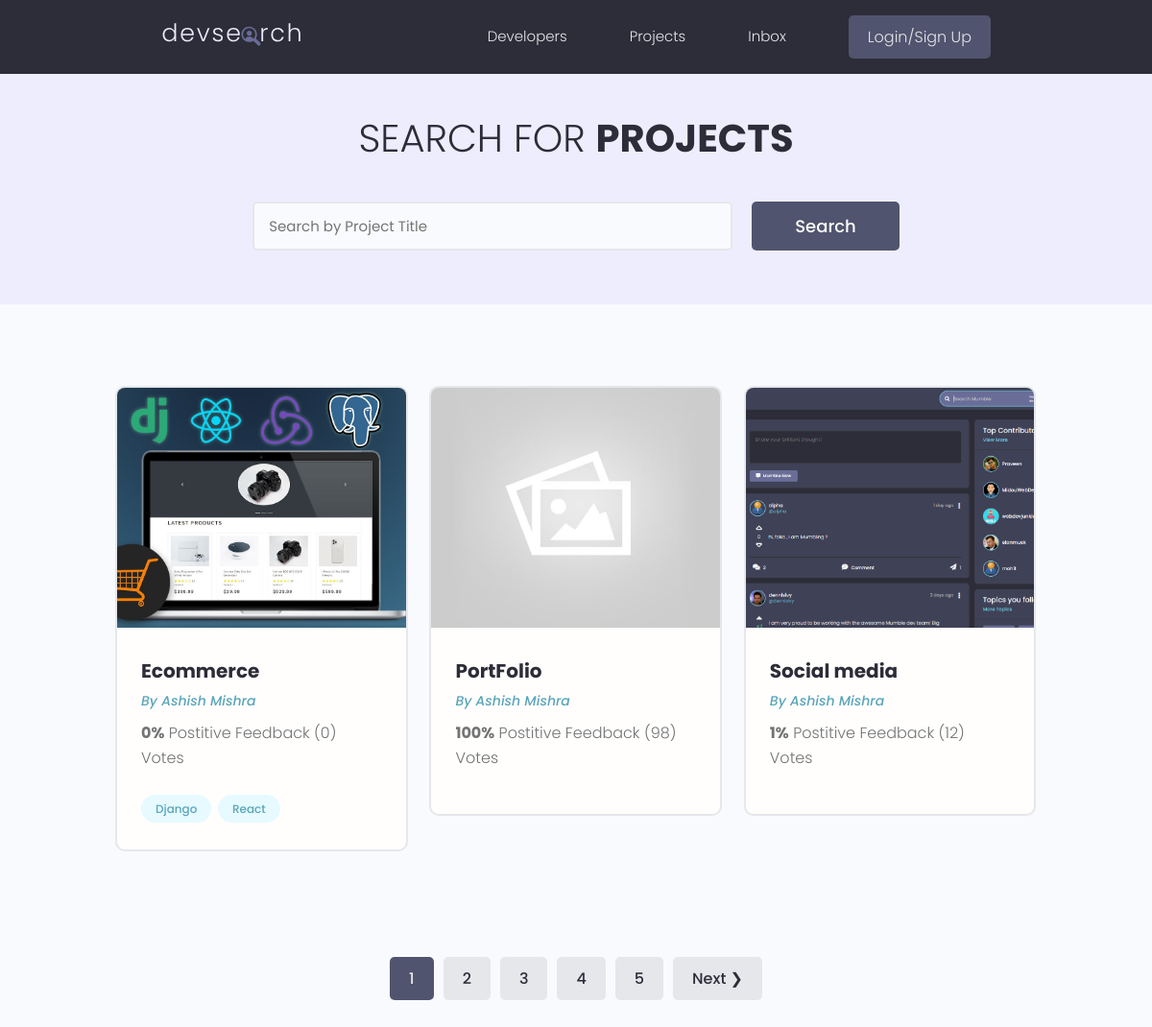
/projects/, run on the app's committed database.
### projects/models.py (models this page shows, shortened)
class Project(models.Model):
    owner= models.ForeignKey(Profile,null=True,blank=True,on_delete=models.SET_NULL)
    title= models.CharField(max_length=200)
    description= models.TextField(null=True,blank=True)
    featured_image = models.ImageField(null=True,blank=True,default="default.jpeg")
    demo_link=models.CharField(max_length=2000,null=True,blank=True)
    source_link= models.CharField(max_length=2000,null=True,blank=True)
    tags= models.ManyToManyField('Tag',blank=True)
    vote_total=models.IntegerField(default=0,null=True,blank=True)
    vote_ratio=models.IntegerField(default=0,null=True,blank=True)
    created= models.DateTimeField(auto_now_add=True)
    id= models.UUIDField(default=uuid.uuid4,unique=True,primary_key=True,editable=False)
    class Meta:
        ordering = ['created']

class Tag(models.Model):
    name = models.CharField(max_length=200)
    created= models.DateTimeField(auto_now_add=True)
    id= models.UUIDField(default=uuid.uuid4,unique=True,primary_key=True,editable=False)
    def __str__(self):
        return self.name

### users/models.py (models this page shows, shortened)
class Profile(models.Model):
    user= models.OneToOneField(User, on_delete=models.CASCADE,null=True,blank=True)
    name = models.CharField(max_length=200,blank= True, null=True)
    email = models.EmailField(max_length=500, blank=True,null=True)
    username=models.CharField(max_length=200,blank= True, null=True)
    location=models.CharField(max_length=200,blank= True, null=True)
    short_intro = models.CharField(max_length=200,blank= True, null=True)
    bio= models.TextField(blank= True, null=True)
    profile_image = models.ImageField(null=True,blank=True,upload_to='profiles/',default="profiles/user-default.png")
    social_github = models.CharField(max_length=200,blank= True, null=True)
    social_linkedin = models.CharField(max_length=200,blank= True, null=True)
    social_twitter = models.CharField(max_length=200,blank= True, null=True)
    social_insta = models.CharField(max_length=200,blank= True, null=True)
    social_website = models.CharField(max_length=200,blank= True, null=True)
    created= models.DateTimeField(auto_now_add=True)
    id= models.UUIDField(default=uuid.uuid4,unique=True,primary_key=True,editable=False)

### projects/views.py (the view)
# urls.py: path('projects/',include('projects.urls')),
def projects(request):
    projects, search_query =searchProjects(request)
    custom_range , projects =paginateProjects(request,projects,6)
    context ={'projects':projects, 'custom_range':custom_range }
    return render(request,'projects/projects.html',context )

### projects/utils.py (called while the page is built)
def paginateProjects(request, projects, results):
    page= request.GET.get('page')
    results =3
    paginator=Paginator(projects,results)
    try:
        projects = paginator.page(page)
    except PageNotAnInteger:
        page=1
        projects = paginator.page(page)
    except EmptyPage:
        page= paginator.num_pages
        projects = paginator.page(page)
    leftIndex=(int(page)-4)
    if leftIndex<1:
        leftIndex=1
    rightIndex= (int(page)+5)
    if rightIndex>paginator.num_pages:
        rightIndex = paginator.num_pages+1
    custom_range = range(leftIndex,rightIndex)
    return custom_range, projects

def searchProjects(request):
    search_query= ' '
    if request.GET.get('search_query'):
        search_query = request.GET.get('search_query')
    tags=Tag.objects.filter(name__icontains=search_query)
    projects= Project.objects.distinct().filter(Q(title__icontains=search_query)|
        Q(description__icontains=search_query)|
        Q(owner__name__icontains=search_query)|
        Q(tags__in=tags)
    )
    return projects,search_query

### projects/templates/projects/projects.html (shortened to what this page needs)
{%extends 'main.html'%}
{%block content%}
<main class="projects">
    <section class="hero-section text-center">
      <div class="container container--narrow">
        <div class="hero-section__box">
          <h2>Search for <span>Projects</span></h2>
        </div>
        <div class="hero-section__search">
          <form  id = 'searchForm' class="form" action="{% url 'Projects' %}" method="get">
            <div class="form__field">
              <input class="input input--text" id="formInput#search" type="text" name="search_query"
                placeholder="Search by Project Title" />
            </div>
            <input class="btn btn--sub btn--lg" type="submit" value="Search" />
          </form>
        </div>
      </div>
    </section>
    <section class="projectsList">
      <div class="container">
        <div class="grid grid--three">
        {%for project in projects%}
          <div class="column">
            <div class="card project">
              <a href="{%url 'project' project.id%}" class="project">
                <img class="project__thumbnail" src="{{project.featured_image.url}}" alt="project thumbnail" />
                <div class="card__body">
                  <h3 class="project__title">{{project.title}}</h3>
                  <p><a class="project__author" href="{% url 'user-profile' project.owner.id %}">By {{project.owner.name}}</a></p>
                  <p class="project--rating">
                    <span style="font-weight: bold;">{{project.vote_ratio}}%</span> Postitive
                    Feedback ({{project.vote_total}}) Vote{{project.vote_total|pluralize:"s"}}
                  </p>
                  <div class="project__tags">
                    {%for tags in project.tags.all%}
                    <span class="tag tag--pill tag--main">
                      <small>{{tags}}</small>
                    </span>
                    {%endfor%}
                  </div>
                </div>
              </a>
            </div>
          </div>
          {%endfor%}
        </div>
      </div>
    </section>
    {% include 'pagination.html' with queryset=projects custom_range=custom_range %}
  </main>
{%endblock content%}

### static/styles/app.css (style rules this page uses)
:root { --color-sub: #2d2d39; }
.btn--sub { background-color: var(--color-sub-light); }
.card { border: 2px solid var(--color-light); }
img { width: 100%; }
.hero-section { height: 40vh; display: flex; align-items: center; background-color: var(--color-sub); }
.hero-section__box { margin-bottom: 4rem; }
.hero-section__box > h2, .hero-section__box > h2 > span { font-size: 4rem; color: var(--color-light); line-height: 1.3; text-transform: uppercase; }
.hero-section__box > h2 { font-weight: 300; }
.hero-section__box > h2 > span { font-weight: 700; }
.hero-section__search > .form { display: flex; align-items: center; justify-content: center; gap: 2rem; }
.hero-section__search > .form input.input--text { width: 50rem; }
.project__author { font-size: 1.4rem; font-style: italic; }
.project--rating { margin-bottom: 1.6em; margin-top: .5em; }
.projects > .hero-section { background: var(--color-sub-lighter); height: 30vh; }
.projects .hero-section__box { margin-bottom: 2.5rem; }
.projects .hero-section__box > h2 { color: var(--color-sub); }
.projects .hero-section__box > h2 > span { font-weight: 700; color: var(--color-sub); }
.projectsList { margin-top: 8rem; }
.project__thumbnail { height: 25rem; object-fit: cover; object-position: top center; }
.project__title { font-size: 2rem; font-weight: 700; color: var(--color-sub); }

### static/uikit/styles/modules/_variables.css (style rules this page uses)
:root { --color-main: #5aa5b9; --color-main-light: #e6faff; --color-sub: #3f4156; --color-sub-light: #51546e; --color-sub-lighter: #ededfd; --color-text: #737373; --color-gray: #8b8b8b; --color-light: #e5e7eb; --color-light-gray: #767676; --color-bg: #f8fafd; --color-white: #fffefd; --color-white-light: #f3f3f3; --color-success: #359e64; --color-success-bg: #def8e8; --color-error: #fc4b0b; --color-error-bg: #fff2ee; --font-base: 'Poppins', arial, helvetica, 'Segoe UI', roboto, ubuntu, sans-serif; --font-monospace: 'Fira Code', 'Courier New', courier, monospace; --font-regular: 300; --font-medium: 500; --font-bold: 700; --generic-shadow: 1px 1px 5px #00000010; --generic-transition: all 0.3s ease-in-out; }

### static/uikit/styles/modules/_base.css (style rules this page uses)
* { margin: 0; padding: 0; box-sizing: border-box; text-rendering: optimizeLegibility; color: inherit; font-size: inherit; }
html { font-size: 50%; }
@media only screen and (min-width: 480px) { html { font-size: 56.25%; } }
@media only screen and (min-width: 1200px) { html { font-size: 62.5%; } }
body { line-height: 1.6; font-weight: 400; font-size: 1.5rem; color: var(--color-text); background-color: var(--color-bg); min-height: 100vh; }

### static/uikit/styles/modules/_typography.css (style rules this page uses)
* { font-family: var(--font-base); }
h2 { font-size: 3.6rem; font-weight: var(--font-bold); }
h3 { font-size: 3.2rem; font-weight: var(--font-medium); }
p, span, strong { font-size: 1.6rem; color: var(--color-text); font-weight: var(--font-regular); }
a { padding-bottom: 2px; text-decoration: none; display: inline-block; color: var(--color-main); font-weight: var(--font-medium); }

### static/uikit/styles/modules/_utilities.css (style rules this page uses)
.container { width: 92%; max-width: 165rem; margin: 0 auto; box-sizing: border-box; }
.container--narrow { width: 92%; max-width: 120rem; }
@media screen and (min-width: 1000px) { .container { width: 90%; } }
@media screen and (min-width: 1000px) { .container--narrow { width: 85%; } }
@media screen and (min-width: 1200px) { .container { width: 80%; } }
@media screen and (min-width: 1200px) { .container--narrow { width: 72%; } }
.text-center { text-align: center; }

### static/uikit/styles/modules/_button.css (style rules this page uses)
.btn { display: inline-block; position: relative; cursor: pointer; background-color: var(--color-light); font-weight: var(--font-medium); color: var(--color-sub); text-decoration: none; padding: 1rem 2rem; border-radius: 0.5rem; border: none; width: -webkit-fit-content; width: -moz-fit-content; width: fit-content; height: -webkit-fit-content; height: -moz-fit-content; height: fit-content; font-size: 1.6rem; outline-width: 0; outline-color: transparent; -webkit-backface-visibility: hidden; backface-visibility: hidden; transition: all 0.3s ease-in-out; }
.btn--sub { background-color: var(--color-sub); color: var(--color-white); }
.btn--lg { font-size: 1.8rem; padding: 1.2rem 4.5rem; }

### static/uikit/styles/modules/_card.css (style rules this page uses)
.card { border-radius: 1rem; background-color: var(--color-white); border: 1.5px solid var(--color-light); width: auto; height: auto; margin-top: 0.5rem; margin-bottom: 0.5rem; overflow: hidden; }
.card__body, .card__header { padding: 2rem 2.5rem; }

### data on the page
Project: featured_image (picture), title "Ecommerce", owner.name "Ashish Mishra", vote_ratio "0", vote_total "0"
Tag: name "Django"
Tag: name "React"
Project: featured_image (placeholder picture), title "PortFolio", owner.name "Ashish Mishra", vote_ratio "100", vote_total "98"
Project: featured_image (picture), title "Social media", owner.name "Ashish Mishra", vote_ratio "1", vote_total "12"

### other printed values
{{ page }} "1"
{{ page }} "2" "3" "4" "5"
